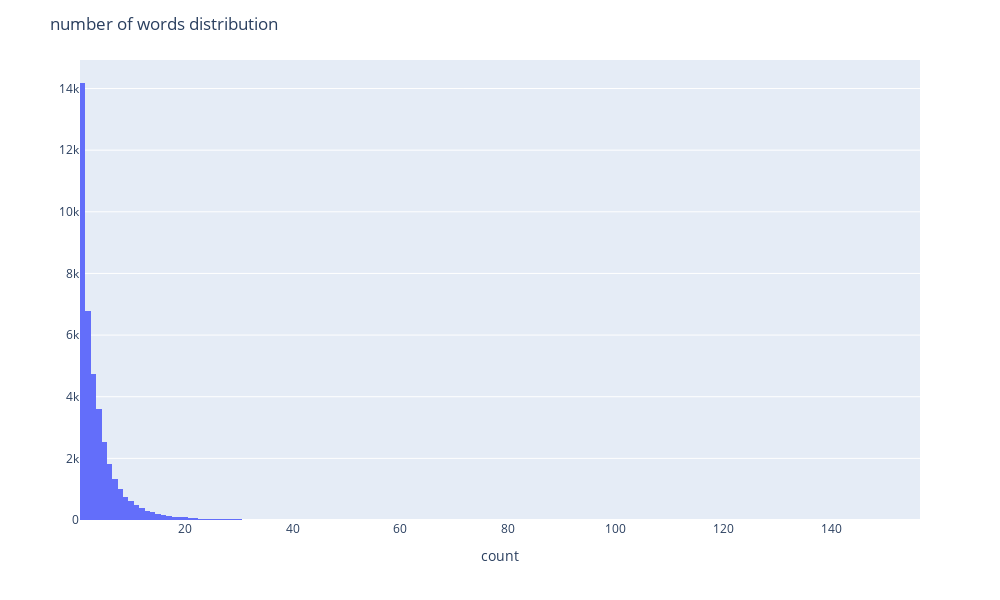

Notebook source saved alongside this figure:
### Code cell
npt.word_distribution(
    title='number of words distribution',
    xaxis_label='count',
)

### Figure 1 — Plotly figure (JSON) as saved in the notebook; plotly's stock layout.template omitted (floating-point values rounded to 4 significant figures; data arrays with more than 128 entries replaced by an {"elided": "..."} marker saying what was removed)
{"data": [{"alignmentgroup": "True", "bingroup": "x", "hovertemplate": "story_length=%{x}<br>count=%{y}<extra></extra>", "legendgroup": "", "marker": {"color": "#636efa", "pattern": {"shape": ""}}, "name": "", "offsetgroup": "", "orientation": "v", "showlegend": false, "type": "histogram", "x": {"elided": "40000 int values"}, "xaxis": "x", "yaxis": "y"}], "layout": {"barmode": "relative", "height": 600, "legend": {"tracegroupgap": 0}, "margin": {"t": 60}, "title": {"text": "number of words distribution"}, "width": 1000, "xaxis": {"anchor": "y", "domain": [0, 1], "title": {"text": "count"}}, "yaxis": {"anchor": "x", "domain": [0, 1], "title": {"text": ""}}}}
